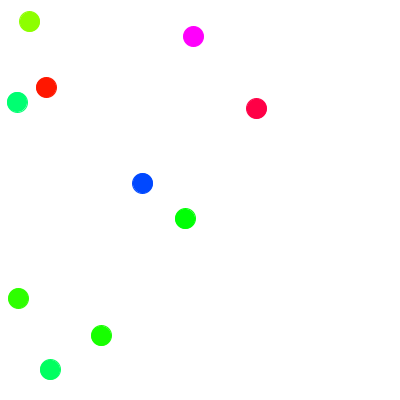
Frame 1 (no input)
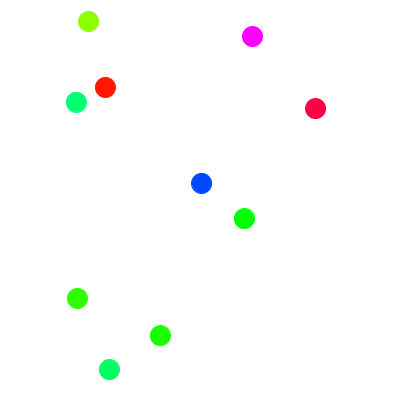
Frame 60 (the mouse pressed at the canvas centre just before this capture)
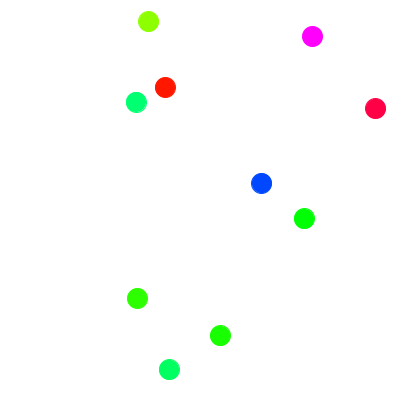
Frame 120 (the mouse held since frame 60 and released just before this capture)

The Processing sketch that drew these frames (run headless with seeded random() and noise(); from frame 60 on, the mouse is pressed at the canvas centre):

// Processing sketch: sketch_140620_5_2
// ── sketch_140620_5_2.pde
float[] xBall;
float[] yBall;
color[] cBall;
int numberOfBalls = 10 ;
int radius=10;

void setup(){
  size(400,400);
  colorMode(HSB,359,99,99);
  smooth();
  xBall = new float[numberOfBalls];
  yBall = new float[numberOfBalls];
  cBall = new color[numberOfBalls];
  for(int i=0;i<numberOfBalls;i++){
    xBall[i] = random(radius,width-radius);
    yBall[i] = random(radius,height-radius);
    cBall[i] = color(random( 360 ),99, 99);
  }
}

void draw(){
  background(0,0,99);
  for(int i=0;i<numberOfBalls;i++){
    moveBall(i);
    drawBall(i);
  }
}

void moveBall(int idx){
  xBall[ idx ] += 1;
  if( xBall[idx] - radius > width){
    xBall[ idx ] = -radius;
  }
}

void drawBall(int idx){
  stroke(cBall[ idx ]);
  fill(cBall[ idx ]);
  ellipse(xBall[ idx ],yBall[ idx ],
  2*radius,2*radius);
}
